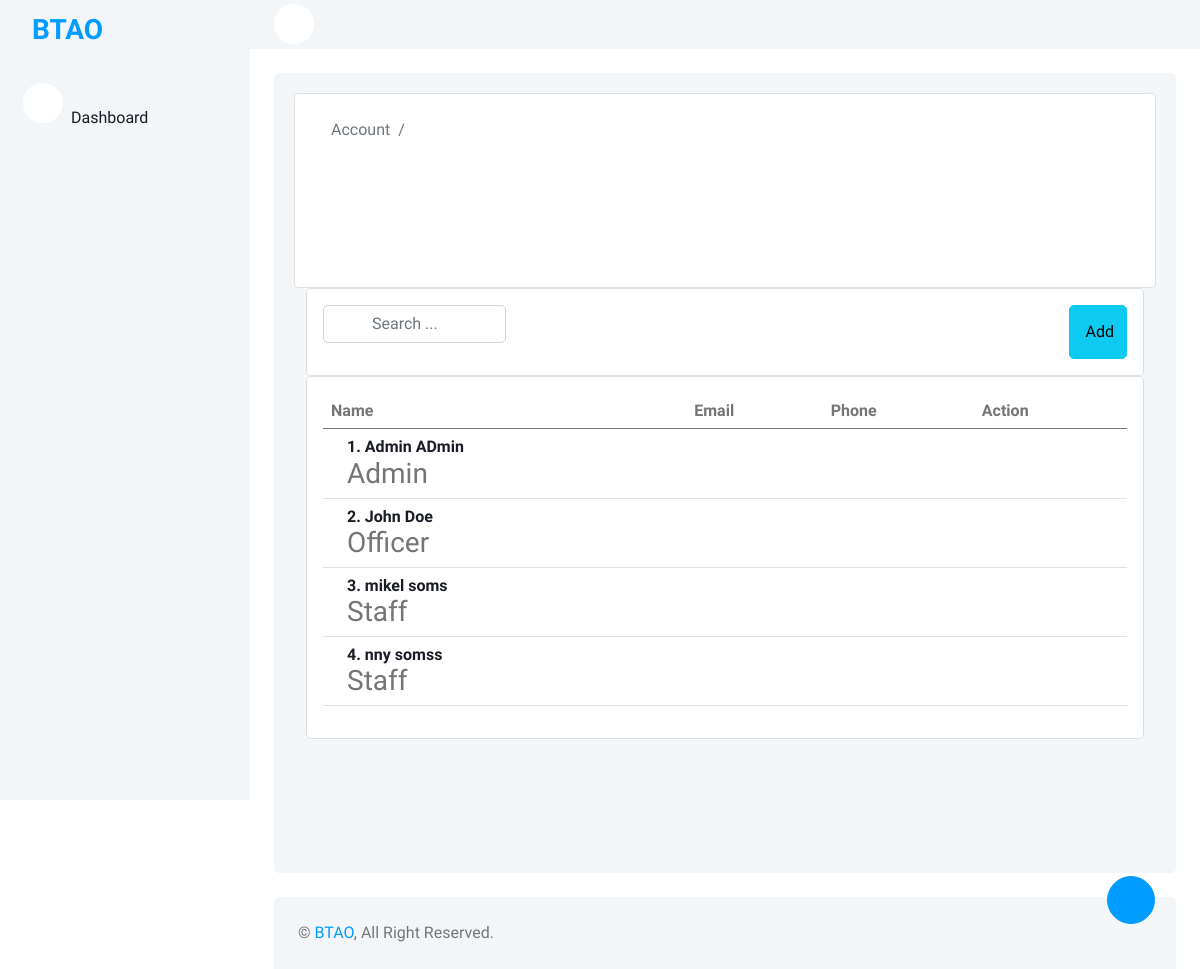
Page /pages/accounts--.php on the committed database.
### tables this page shows
CREATE TABLE `account` (
  `Id` tinyint(11) NOT NULL,
  `username` varchar(100) NOT NULL DEFAULT '',
  `password` varchar(100) NOT NULL,
  `firstName` varchar(150) DEFAULT NULL,
  `lastName` varchar(150) DEFAULT NULL,
  `status` varchar(255) DEFAULT 'Inactive',
  `role` varchar(20) DEFAULT NULL,
  `dateAdded` date DEFAULT NULL
);

### config/Models.php (called while the page is built, shortened)
<?php
include "CRUD.php";
function account() {
	$crud = new CRUD;
	$crud->table = "account";
	return $crud;
}
?>

### config/CRUD.php (called while the page is built)
<?php class CRUD{var $table;var $obj=array();function arrayToQuery($query){$query_array=array();foreach($query as $key=>$key_value){if($key_value=="NOW()"){$query_array[]="$key=$key_value";}else{$query_array[]="$key='".htmlspecialchars($key_value,ENT_QUOTES)."'";}}return implode(', ',$query_array);}function list($query=""){$query=$query?"where ".$query:"";$db=Database::connect();$pdo=$db->prepare("select * from $this->table $query");$pdo->execute();$result=$pdo->fetchAll(PDO::FETCH_OBJ);Database::disconnect();return $result;}function count($query=""){$query=$query?"where ".$query:"";$db=Database::connect();$pdo=$db->prepare("select * from $this->table $query");$pdo->execute();Database::disconnect();return $pdo->rowCount();}function get($args){$db=Database::connect();$pdo=$db->prepare("select * from $this->table where $args");$pdo->execute();$result=$pdo->fetch(PDO::FETCH_OBJ);Database::disconnect();return $result;}function create(){$object=$this->arrayToQuery($this->obj);$db=Database::connect();$pdo=$db->prepare("insert into $this->table set $object");$pdo->execute();Database::disconnect();}function update($args){$object=$this->arrayToQuery($this->obj);$db=Database::connect();$pdo=$db->prepare("update $this->table set $object where $args");$pdo->execute();Database::disconnect();}function delete($args){$db=Database::connect();$pdo=$db->prepare("delete from $this->table where $args");$pdo->execute();Database::disconnect();}} ?>

### pages/accounts--.php (the view, shortened to what this page needs)
<?php
  $ROOT_DIR="../";
  include $ROOT_DIR . "templates/header.php";
  $role = $_GET['role'];
  $user_list = account()->list();
?>
<br>
          <div class="card bg-light-info shadow-none position-relative overflow-hidden">
            <div class="card-body px-4 py-3">
              <div class="row align-items-center">
                <div class="col-9">
                  <nav aria-label="breadcrumb">
                    <ol class="breadcrumb">
                      <li class="breadcrumb-item"><a class="text-muted " href="">Account</a></li>
                      <li class="breadcrumb-item" aria-current="page"><?=$role?></li>
                    </ol>
                  </nav>
                </div>
              </div>
            </div>
          </div>
          <div class="widget-content searchable-container list">
            <div class="card card-body">
              <div class="row">
                <div class="col-md-4 col-xl-3">
                  <form class="position-relative">
                    <input type="text" class="form-control product-search ps-5" id="input-search" placeholder="Search <?=$role;?>..." />
                  </form>
                </div>
                <div class="col-md-8 col-xl-9 text-end d-flex justify-content-md-end justify-content-center mt-3 mt-md-0">
                  <a href="javascript:void(0)" id="btn-add-contact" class="btn btn-info d-flex align-items-center">
                    <i class="ti ti-users text-white me-1 fs-5"></i> Add <?=$role;?>
                  </a>
                </div>
              </div>
            </div>
            <div class="card card-body">
              <div class="table-responsive">
                <table class="table search-table align-middle text-nowrap">
                  <thead class="header-item">
                    <th>Name</th>
                    <th>Email</th>
                    <th>Phone</th>
                    <th>Action</th>
                  </thead>
                  <tbody>
                    <?php
                    $count = 0;
                    foreach ($user_list as $row):
                      $count += 1;
                       ?>
                    <tr class="search-items">
                      <td>
                        <div class="d-flex align-items-center">
                          <div class="ms-3">
                            <div class="user-meta-info">
                              <h6 class="user-name mb-0" data-name="<?=$row->firstName;?> <?=$row->lastName;?>"><?=$count;?>. <?=$row->firstName;?> <?=$row->lastName;?></h6>
                              <span class="user-work fs-3" data-occupation="<?=$row->role;?>"><?=$row->role;?></span>
                            </div>
                          </div>
                        </div>
                      </td>
                      <td>
                      </td>
                      <td>
                      </td>
                      <td>
                      </td>
                    </tr>
                  <?php endforeach; ?>
                  </tbody>
                </table>
              </div>
            </div>
          </div>
          <?php include $ROOT_DIR . "templates/footer.php"; ?>

### templates/header.php (shortened to what this page needs)
<?php
require_once '../config/Models.php';
$ROOT_DIR = "../";
?>
<html lang="en">
<head>
    <link href="<?=$ROOT_DIR;?>templates/css/bs.css" rel="stylesheet">
    <link href="<?=$ROOT_DIR;?>templates/css/style.css" rel="stylesheet">
</head>
<body>
    <div class="container-fluid position-relative bg-white d-flex p-0">
        <div class="sidebar pe-4 pb-3">
            <nav class="navbar bg-light navbar-light">
                <a href="index.html" class="navbar-brand mx-4 mb-3">
                    <h3 class="text-primary"><i class="fa fa-hashtag me-2"></i>BTAO</h3>
                </a>
                <div class="navbar-nav w-100">
                    <a href="index.php" class="nav-item nav-link"><i class="fa fa-tachometer-alt me-2"></i>Dashboard</a>
                </div>
            </nav>
        </div>
        <div class="content">
            <nav class="navbar navbar-expand bg-light navbar-light sticky-top px-4 py-0">
                <a href="#" class="sidebar-toggler flex-shrink-0">
                </a>
                <div class="navbar-nav align-items-center ms-auto">
                    <div class="nav-item dropdown">
                        <a href="#" class="nav-link dropdown-toggle" data-bs-toggle="dropdown">
                        </a>
                    </div>
                </div>
            </nav>
            <div class="container-fluid pt-4 px-4">
                <div class="row vh-100 bg-light rounded mx-0" style="padding:20px;">

### templates/footer.php (shortened to what this page needs)
</div>
</div>
<div class="container-fluid pt-4 px-4">
<div class="bg-light rounded-top p-4">
	<div class="row">
			<div class="col-12 col-sm-6 text-center text-sm-start">
					&copy; <a href="#">BTAO</a>, All Right Reserved.
			</div>
	</div>
</div>
</div>
</div>
<a href="#" class="btn btn-lg btn-primary btn-lg-square back-to-top"><i class="bi bi-arrow-up"></i></a>
</div>
</body>
</html>

### templates/css/style.css (style rules this page uses)
:root { --primary: #009CFF; --light: #F3F6F9; --dark: #191C24; }
.back-to-top { position: fixed; display: none; right: 45px; bottom: 45px; z-index: 99; }
.btn { transition: .5s; }
.btn.btn-primary { color: #FFFFFF; }
.btn-lg-square { width: 48px; height: 48px; }
.btn-square, .btn-sm-square, .btn-lg-square { padding: 0; display: inline-flex; align-items: center; justify-content: center; font-weight: normal; border-radius: 50px; }
.sidebar { position: fixed; top: 0; left: 0; bottom: 0; width: 250px; height: 100vh; overflow-y: auto; background: var(--light); transition: 0.5s; z-index: 999; }
.content { margin-left: 250px; min-height: 100vh; background: #FFFFFF; transition: 0.5s; }
@media (min-width: 992px) { .sidebar { margin-left: 0; } }
@media (min-width: 992px) { .content { width: calc(100% - 250px); } }
.sidebar .navbar .navbar-nav .nav-link { padding: 7px 20px; color: var(--dark); font-weight: 500; border-left: 3px solid var(--light); border-radius: 0 30px 30px 0; outline: none; }
.sidebar .navbar .navbar-nav .nav-link i { width: 40px; height: 40px; display: inline-flex; align-items: center; justify-content: center; background: #FFFFFF; border-radius: 40px; }
.content .navbar .navbar-nav .nav-link { margin-left: 25px; padding: 12px 0; color: var(--dark); outline: none; }
.content .navbar .sidebar-toggler, .content .navbar .navbar-nav .nav-link i { width: 40px; height: 40px; display: inline-flex; align-items: center; justify-content: center; background: #FFFFFF; border-radius: 40px; }
.content .navbar .dropdown-toggle::after { margin-left: 6px; vertical-align: middle; border: none; content: "\f107"; font-family: "Font Awesome 5 Free"; font-weight: 900; transition: .5s; }

### rows in the picture
account: firstName "Admin", lastName "ADmin", role "Admin"
account: firstName "John", lastName "Doe", role "Officer"
account: firstName "mikel", lastName "soms", role "Staff"
account: firstName "nny", lastName "somss", role "Staff"
